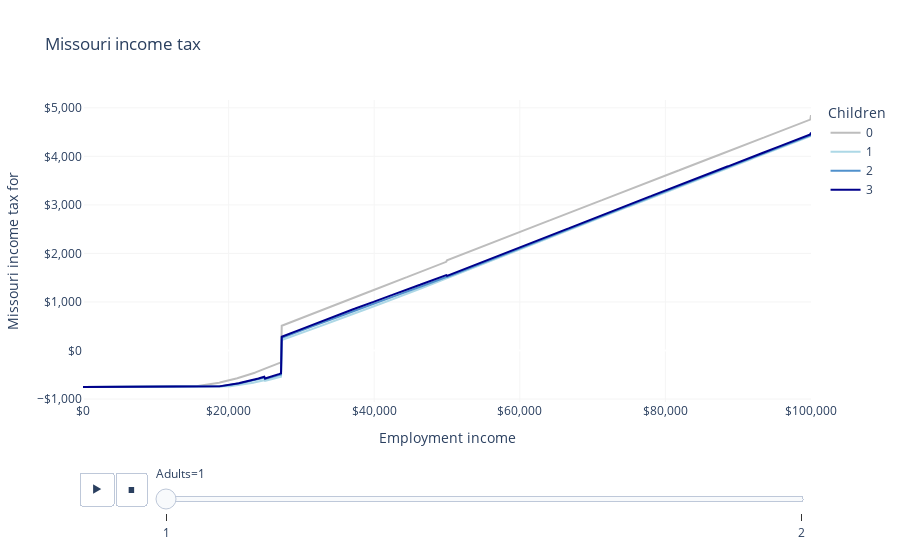

Notebook cell for this chart:
### Markdown cell above
### 1 or 2 person household , \$1,000/month in rent, over 65, cohabitating.

### Code cell
from openfisca_us import IndividualSim
import pandas as pd
import plotly.express as px

LIGHT_GRAY = "#F5F5F5"
GRAY = "#BDBDBD"
BLUE = "#5091cc"
LIGHT_BLUE = "lightblue"
DARK_BLUE = "darkblue"


def make_tax_over_65(adults, children):
    sim = IndividualSim(year=2022)
    sim.add_person(name="head", age=75, rent = 12_000)
    members = ["head"]
    if adults == 2:
        sim.add_person(name="spouse", age=75)
        members += ["spouse"]
    for i in range(children):
        child = "child{}".format(i)
        sim.add_person(name=child, age=6)
        members += [child]
    sim.add_tax_unit(name="tax_unit", members=members, premium_tax_credit=0)
    sim.add_household(name="household", members=members, state_code="MO")
    sim.vary("employment_income", max=100_000, step=100)
    employment_income = sim.calc("employment_income")[0]
    mo_income_tax = sim.calc("mo_income_tax")[0].round()
    mtr = sim.deriv("mo_income_tax", "employment_income", wrt_target="head")
    return pd.DataFrame(
        dict(
            employment_income=employment_income,
            mo_income_tax=mo_income_tax,
            mtr=mtr,
            adults=adults,
            children=str(children),
        )
    )


# Make a table of state taxes for different numbers of adults and children.
l = []
for adults in range(1, 3):
    for children in range(0, 4):
        l.append(make_tax_over_65(adults, children))

df = pd.concat(l)

LABELS = dict(
    employment_income="Employment income",
    mo_income_tax="Missouri income tax for ",
    mtr="Marginal tax rate",
    adults="Adults",
    children="Children",
)

COLOR_MAP = {"0": GRAY, "1": LIGHT_BLUE, "2": BLUE, "3": DARK_BLUE}

fig = px.line(
    df,
    "employment_income",
    "mo_income_tax",
    color="children",
    animation_frame="adults",
    labels=LABELS,
    title="Missouri income tax",
    color_discrete_map=COLOR_MAP,
)
fig.update_layout(
    xaxis_tickformat="$,",
    yaxis_tickformat="$,",
    plot_bgcolor="white",
    xaxis_gridcolor=LIGHT_GRAY,
    yaxis_gridcolor=LIGHT_GRAY,
)
fig.show()

### Figure 1 — Plotly figure (JSON) as saved in the notebook; plotly's stock layout.template omitted (floating-point values rounded to 4 significant figures; data arrays with more than 128 entries replaced by an {"elided": "..."} marker saying what was removed)
{"data": [{"hovertemplate": "Children=0<br>Adults=1<br>Employment income=%{x}<br>Missouri income tax for =%{y}<extra></extra>", "legendgroup": "0", "line": {"color": "#BDBDBD", "dash": "solid"}, "marker": {"symbol": "circle"}, "mode": "lines", "name": "0", "orientation": "v", "showlegend": true, "type": "scatter", "x": {"elided": "1001 int values"}, "xaxis": "x", "y": {"elided": "1001 int values"}, "yaxis": "y"}, {"hovertemplate": "Children=1<br>Adults=1<br>Employment income=%{x}<br>Missouri income tax for =%{y}<extra></extra>", "legendgroup": "1", "line": {"color": "lightblue", "dash": "solid"}, "marker": {"symbol": "circle"}, "mode": "lines", "name": "1", "orientation": "v", "showlegend": true, "type": "scatter", "x": {"elided": "1001 int values"}, "xaxis": "x", "y": {"elided": "1001 int values"}, "yaxis": "y"}, {"hovertemplate": "Children=2<br>Adults=1<br>Employment income=%{x}<br>Missouri income tax for =%{y}<extra></extra>", "legendgroup": "2", "line": {"color": "#5091cc", "dash": "solid"}, "marker": {"symbol": "circle"}, "mode": "lines", "name": "2", "orientation": "v", "showlegend": true, "type": "scatter", "x": {"elided": "1001 int values"}, "xaxis": "x", "y": {"elided": "1001 int values"}, "yaxis": "y"}, {"hovertemplate": "Children=3<br>Adults=1<br>Employment income=%{x}<br>Missouri income tax for =%{y}<extra></extra>", "legendgroup": "3", "line": {"color": "darkblue", "dash": "solid"}, "marker": {"symbol": "circle"}, "mode": "lines", "name": "3", "orientation": "v", "showlegend": true, "type": "scatter", "x": {"elided": "1001 int values"}, "xaxis": "x", "y": {"elided": "1001 int values"}, "yaxis": "y"}], "layout": {"legend": {"title": {"text": "Children"}, "tracegroupgap": 0}, "plot_bgcolor": "white", "sliders": [{"active": 0, "currentvalue": {"prefix": "Adults="}, "len": 0.9, "pad": {"b": 10, "t": 60}, "steps": [{"args": [["1"], {"frame": {"duration": 0, "redraw": false}, "fromcurrent": true, "mode": "immediate", "transition": {"duration": 0, "easing": "linear"}}], "label": "1", "method": "animate"}, {"args": [["2"], {"frame": {"duration": 0, "redraw": false}, "fromcurrent": true, "mode": "immediate", "transition": {"duration": 0, "easing": "linear"}}], "label": "2", "method": "animate"}], "x": 0.1, "xanchor": "left", "y": 0, "yanchor": "top"}], "title": {"text": "Missouri income tax"}, "updatemenus": [{"buttons": [{"args": [null, {"frame": {"duration": 500, "redraw": false}, "fromcurrent": true, "mode": "immediate", "transition": {"duration": 500, "easing": "linear"}}], "label": "&#9654;", "method": "animate"}, {"args": [[null], {"frame": {"duration": 0, "redraw": false}, "fromcurrent": true, "mode": "immediate", "transition": {"duration": 0, "easing": "linear"}}], "label": "&#9724;", "method": "animate"}], "direction": "left", "pad": {"r": 10, "t": 70}, "showactive": false, "type": "buttons", "x": 0.1, "xanchor": "right", "y": 0, "yanchor": "top"}], "xaxis": {"anchor": "y", "domain": [0, 1], "gridcolor": "#F5F5F5", "tickformat": "$,", "title": {"text": "Employment income"}}, "yaxis": {"anchor": "x", "domain": [0, 1], "gridcolor": "#F5F5F5", "tickformat": "$,", "title": {"text": "Missouri income tax for "}}}}
